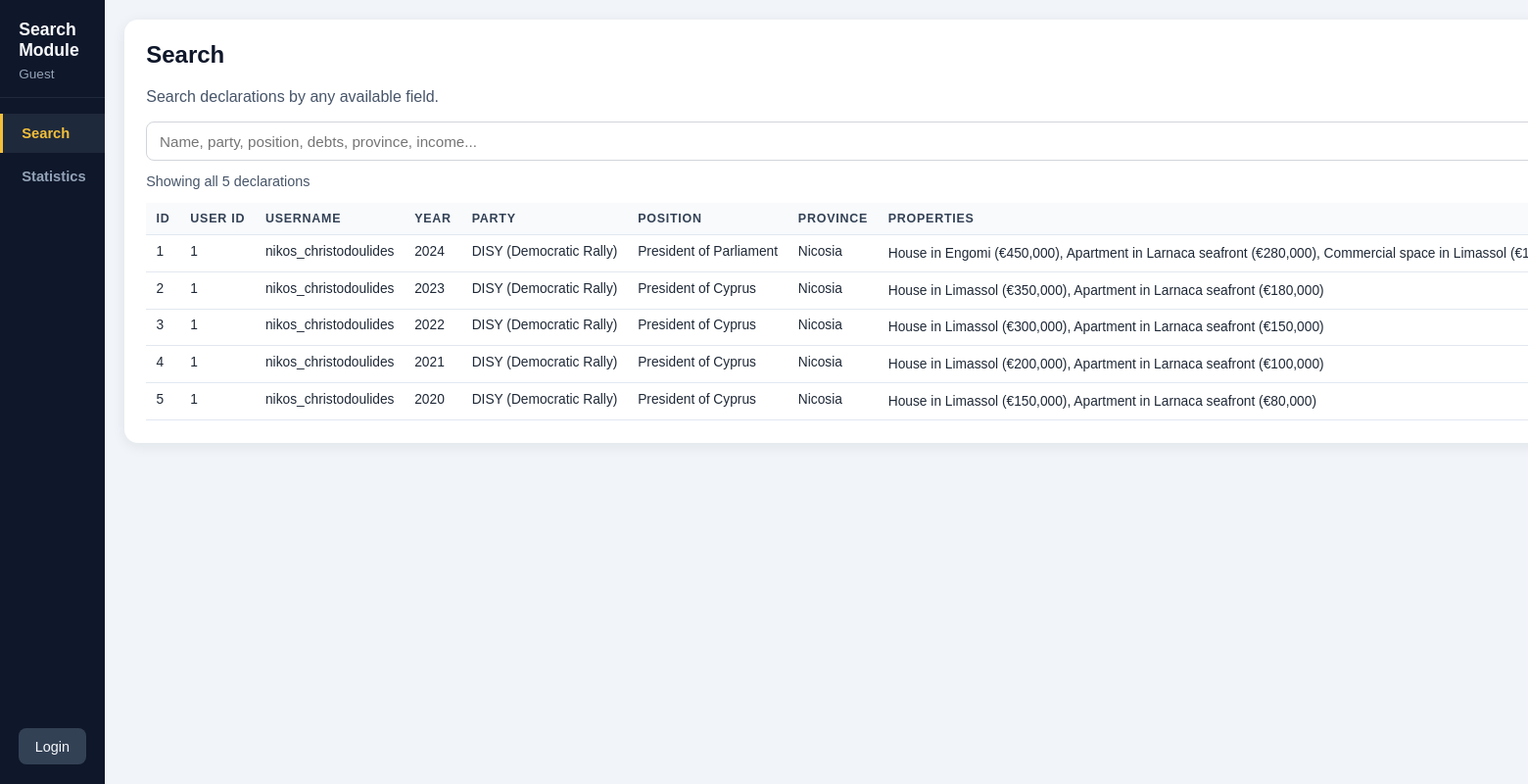
Screenshot of /modules/list.php with the database file from the repository.
### tables this page shows
CREATE TABLE declarations (
    id INT AUTO_INCREMENT PRIMARY KEY,
    user_id INT NOT NULL,
    declaration_year YEAR NOT NULL,
    party VARCHAR(255) NOT NULL,
    position VARCHAR(255) NOT NULL,
    province VARCHAR(255) NOT NULL,
    properties TEXT,
    vehicles TEXT,
    shares TEXT,
    debts TEXT,
    income DECIMAL(15, 2),
    created_at TIMESTAMP DEFAULT CURRENT_TIMESTAMP,
    FOREIGN KEY (user_id) REFERENCES users (id) ON DELETE CASCADE
);

CREATE TABLE users (
    id INT AUTO_INCREMENT PRIMARY KEY,
    username VARCHAR(255) NOT NULL UNIQUE,
    email VARCHAR(255) NOT NULL UNIQUE,
    password_hash TEXT NOT NULL,
    role ENUM('citizen', 'politician', 'admin') NOT NULL,
    created_at TIMESTAMP DEFAULT CURRENT_TIMESTAMP
);

### modules/list.php (the view, shortened to what this page needs)
<?php
require_once '../includes/db.php';
$isLoggedInCitizen = isset($_SESSION['user_id']) && (($_SESSION['role'] ?? '') === 'citizen');
$username = trim((string) ($_SESSION['username'] ?? 'Guest'));
$keyword = trim($_GET['keyword'] ?? '');
$results = [];
if ($keyword !== '') {
    $kw = '%' . $keyword . '%';
    $stmt = $pdo->prepare(
        'SELECT d.*, u.username
         FROM declarations d
         JOIN users u ON d.user_id = u.id
         WHERE u.username LIKE :kw
            OR CAST(d.id AS CHAR) LIKE :kw
            OR CAST(d.user_id AS CHAR) LIKE :kw
            OR CAST(d.declaration_year AS CHAR) LIKE :kw
                OR d.party LIKE :kw
                OR d.position LIKE :kw
                OR d.province LIKE :kw
            OR d.properties LIKE :kw
            OR d.vehicles LIKE :kw
            OR d.shares LIKE :kw
            OR d.debts LIKE :kw
                OR CAST(d.created_at AS CHAR) LIKE :kw
            OR CAST(d.income AS CHAR) LIKE :kw
         ORDER BY d.declaration_year DESC, u.username ASC'
    );
    $stmt->execute([':kw' => $kw]);
    $results = $stmt->fetchAll();
} else {
    $stmt = $pdo->prepare(
        'SELECT d.*, u.username
         FROM declarations d
         JOIN users u ON d.user_id = u.id
         ORDER BY d.declaration_year DESC, u.username ASC'
    );
    $stmt->execute();
    $results = $stmt->fetchAll();
}
?>
<!DOCTYPE html>
<html lang="en">
<head>
    <link rel="stylesheet" href="search/style.css">
</head>
<body>
<div class="layout">
    <aside class="sidebar">
        <div class="side-header">
            <h2>Search Module</h2>
            <p><?= htmlspecialchars($username, ENT_QUOTES, 'UTF-8') ?></p>
        </div>
        <nav class="side-nav">
            <a href="list.php" class="side-link active">Search</a>
            <a href="search/search.php?section=statistics" class="side-link">Statistics</a>
        </nav>
        <?php if ($isLoggedInCitizen): ?>
            <a class="logout-link" href="../auth/logout.php">Logout</a>
        <?php else: ?>
            <a class="logout-link" href="../auth/login.php">Login</a>
        <?php endif; ?>
    </aside>
    <main class="content">
        <section class="panel">
            <h1>Search</h1>
            <p>Search declarations by any available field.</p>
            <form class="search-form" method="GET" action="list.php">
                <input
                    type="text"
                    name="keyword"
                    placeholder="Name, party, position, debts, province, income..."
                    value="<?= htmlspecialchars($keyword, ENT_QUOTES, 'UTF-8') ?>"
                >
            </form>
            <p class="result-count">
                <?php if ($keyword !== ''): ?>
                    <?= count($results) ?> result<?= count($results) !== 1 ? 's' : '' ?> for "<?= htmlspecialchars($keyword, ENT_QUOTES, 'UTF-8') ?>"
                <?php else: ?>
                    Showing all <?= count($results) ?> declaration<?= count($results) !== 1 ? 's' : '' ?>
                <?php endif; ?>
            </p>
            <div class="table-wrap">
                <table class="declarations-full-table">
                    <thead>
                        <tr>
                            <th>ID</th>
                            <th>User ID</th>
                            <th>Username</th>
                            <th>Year</th>
                            <th>Party</th>
                            <th>Position</th>
                            <th>Province</th>
                            <th>Properties</th>
                        </tr>
                    </thead>
                    <tbody>
                    <?php foreach ($results as $row): ?>
                        <tr>
                            <td><?= (int) $row['id'] ?></td>
                            <td><?= (int) $row['user_id'] ?></td>
                            <td><?= htmlspecialchars((string) $row['username'], ENT_QUOTES, 'UTF-8') ?></td>
                            <td><?= htmlspecialchars((string) $row['declaration_year'], ENT_QUOTES, 'UTF-8') ?></td>
                            <td><?= htmlspecialchars((string) $row['party'], ENT_QUOTES, 'UTF-8') ?></td>
                            <td><?= htmlspecialchars((string) $row['position'], ENT_QUOTES, 'UTF-8') ?></td>
                            <td><?= htmlspecialchars((string) $row['province'], ENT_QUOTES, 'UTF-8') ?></td>
                            <td class="text-cell"><?= htmlspecialchars((string) ($row['properties'] ?? ''), ENT_QUOTES, 'UTF-8') ?></td>
                        </tr>
                    <?php endforeach; ?>
                    </tbody>
                </table>
            </div>
        </section>
    </main>
</div>
</body>
</html>

### modules/search/style.css (style rules this page uses)
* { box-sizing: border-box; }
body { margin: 0; font-family: Arial, sans-serif; background: #f1f5f9; color: #1f2937; }
.layout { display: flex; min-height: 100vh; }
.sidebar { width: 240px; background: #0f172a; color: #cbd5e1; display: flex; flex-direction: column; padding: 1.25rem 0; }
.side-header { padding: 0 1.2rem 1rem; border-bottom: 1px solid #1e293b; }
.side-header h2 { margin: 0; color: #f8fafc; font-size: 1.1rem; }
.side-header p { margin: 0.4rem 0 0; font-size: 0.85rem; color: #94a3b8; }
.side-nav { padding: 1rem 0; display: grid; gap: 0.25rem; }
.side-link { text-decoration: none; color: #94a3b8; padding: 0.75rem 1.2rem; font-size: 0.92rem; font-weight: 700; border-left: 3px solid transparent; }
.side-link.active { background: #1e293b; color: #f3bf3a; border-left-color: #f3bf3a; }
.logout-link { margin: auto 1.2rem 0; text-decoration: none; color: #f8fafc; background: #334155; text-align: center; padding: 0.65rem; border-radius: 8px; font-size: 0.9rem; }
.content { flex: 1; padding: 1.25rem; }
.panel { background: #fff; border-radius: 14px; box-shadow: 0 3px 14px rgba(15, 23, 42, 0.08); padding: 1.4rem; margin-bottom: 1rem; }
.panel h1, .panel h2, .panel h3 { margin-top: 0; color: #0f172a; }
.panel p { color: #475569; }
.search-form { margin-top: 0.8rem; display: flex; gap: 0.6rem; }
.search-form input[type="text"] { flex: 1; padding: 0.65rem 0.8rem; border: 1px solid #d1d5db; border-radius: 8px; font-size: 0.95rem; }
.result-count { margin-top: 0.8rem; font-size: 0.9rem; color: #64748b; }
.table-wrap { margin-top: 0.8rem; overflow-x: auto; max-width: 100%; }
.declarations-full-table { width: max-content; min-width: 1450px; }
.declarations-full-table td, .declarations-full-table th { vertical-align: top; }
.declarations-full-table .text-cell { min-width: 200px; white-space: normal; word-break: break-word; line-height: 1.4; }
table { width: max-content; border-collapse: collapse; font-size: 0.86rem; }
th, td { padding: 0.55rem 0.65rem; border-bottom: 1px solid #e2e8f0; text-align: left; }
th { background: #f8fafc; color: #334155; font-size: 0.78rem; text-transform: uppercase; letter-spacing: 0.06em; }

### rows the page displays
declarations: id "1", user "1", user.username "nikos_christodoulides", declaration_year "2024", party "DISY (Democratic Rally)", position "President of Parliament", province "Nicosia", properties "House in Engomi (€450,000), Apartment in Larnaca seafront (€280,000), Commercial space in Limassol…"
declarations: id "2", user "1", user.username "nikos_christodoulides", declaration_year "2023", party "DISY (Democratic Rally)", position "President of Cyprus", province "Nicosia", properties "House in Limassol (€350,000), Apartment in Larnaca seafront (€180,000)"
declarations: id "3", user "1", user.username "nikos_christodoulides", declaration_year "2022", party "DISY (Democratic Rally)", position "President of Cyprus", province "Nicosia", properties "House in Limassol (€300,000), Apartment in Larnaca seafront (€150,000)"
declarations: id "4", user "1", user.username "nikos_christodoulides", declaration_year "2021", party "DISY (Democratic Rally)", position "President of Cyprus", province "Nicosia", properties "House in Limassol (€200,000), Apartment in Larnaca seafront (€100,000)"
declarations: id "5", user "1", user.username "nikos_christodoulides", declaration_year "2020", party "DISY (Democratic Rally)", position "President of Cyprus", province "Nicosia", properties "House in Limassol (€150,000), Apartment in Larnaca seafront (€80,000)"

### other values shown
$username "Guest"
count($results) "5"
